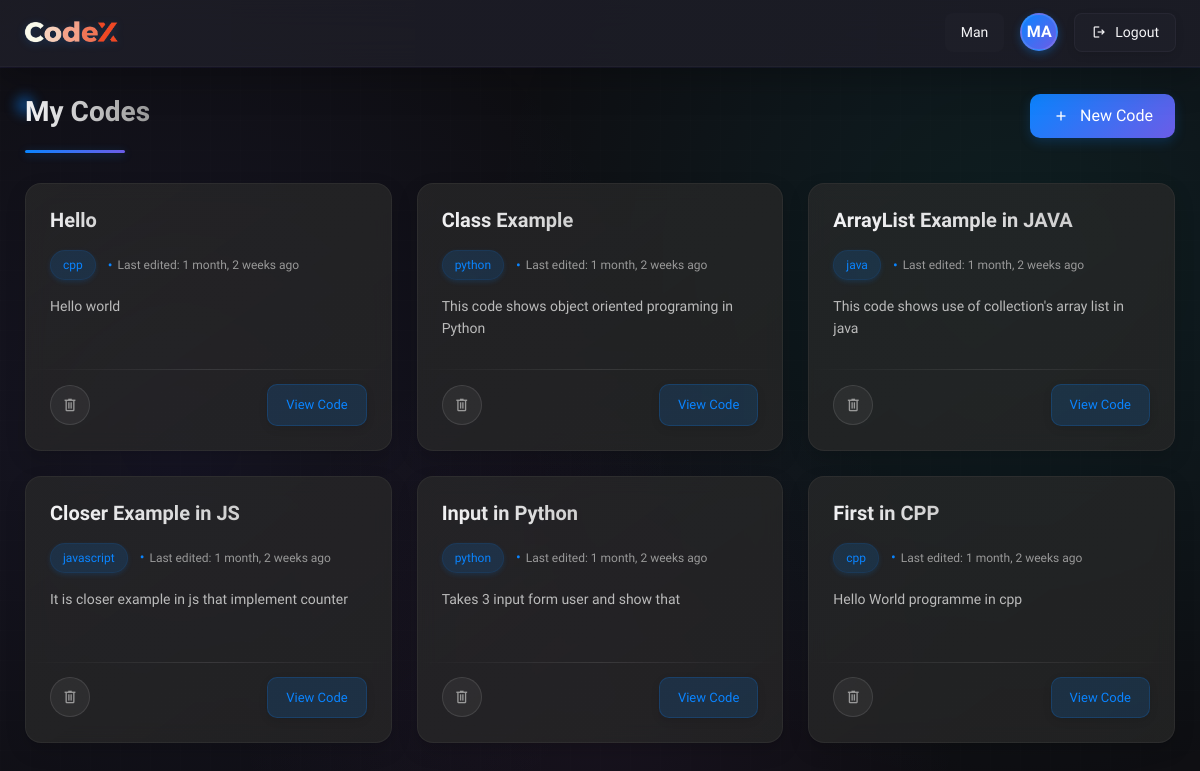
/core/dashboard/ (signed in), run on the app's committed database.
### core/models.py (models this page shows, shortened)
class CodeSnippet(models.Model):
    title = models.CharField(max_length=100)
    description = models.TextField(blank=True, null=True)
    language = models.CharField(max_length=20, choices=LANGUAGE_CHOICES)
    owner = models.ForeignKey(User, on_delete=models.CASCADE, related_name='snippets')
    code_content = models.TextField()
    user_input = models.TextField(
        blank=True,
        null=True,
        help_text="Input provided by the user for code execution"
    )
    requirements = models.TextField(
        blank=True,
        null=True,
        help_text="Additional requirements or specifications for the code"
    )
    created_at = models.DateTimeField(auto_now_add=True)
    updated_at = models.DateTimeField(auto_now=True)

### core/views.py (the view)
# urls.py: path('dashboard/', views.dashboard, name='dashboard'),
@login_required
def dashboard(request):
    user_snippets = CodeSnippet.objects.filter(owner=request.user).order_by('-created_at')
    context = {
        'snippets': user_snippets,
        'user': request.user
    }
    return render(request, 'deshboard.html', context)

### templates/deshboard.html (shortened to what this page needs)
{% extends 'base.html' %}
{%load static %}
{% block extra_css %}
    <link rel="stylesheet" href="{% static 'css/dashboard.css' %}">
{% endblock %}
{% block header %}
    <header>
        <div class="logo-section">
            <img src="{% static 'codexc.png' %}" alt="CodeX Logo"/>
        </div>
        <div class="nav-elements">
            <div class="username-display">{{ user.username }}</div>
            <div class="user-avatar">
                <span>{{ user.username|slice:":2"|upper }}</span>
            </div>
            <form action="{% url 'logout_view' %}" method="get">
                <button type="submit" class="logout-btn">
                    <span class="material-symbols-outlined">logout</span>
                    <span>Logout</span>
                </button>
            </form>
        </div>
    </header>
{% endblock %}
{% block content %}
    <div id="webcrumbs">
        <main>
            <div class="page-header">
                <h1>My Codes</h1>
                <a href="{% url 'create_code' %}">
                    <button class="new-project-btn">
                        <span class="material-symbols-outlined">add</span> New Code
                    </button>
                </a>
            </div>
            <div class="projects-grid">
                {% if snippets %}
                    {% for snippet in snippets %}
                        {% if "Temporary Execution" not in snippet.title and "AI Chat" not in snippet.title %}
                        <div class="project-card">
                            <div class="card-header">
                                <div>
                                    <h2 class="project-title">{{ snippet.title }}</h2>
                                    <div class="project-meta">
                                        <span class="language-tag">{{ snippet.language }}</span>
                                        <span class="timestamp">Last edited: {{ snippet.updated_at|timesince }} ago</span>
                                    </div>
                                </div>
                            </div>
                            <p class="project-description">
                                {{ snippet.description|default:"No description provided." }}
                            </p>
                            <div class="card-footer">
                                <div class="action-buttons">
                                    <button class="action-btn delete-btn" onclick="confirmDelete({{ snippet.id }})">
                                        <span class="material-symbols-outlined">delete</span>
                                    </button>
                                </div>
                                <a href="{% url 'code_detail' pk=snippet.id %}">
                                    <button class="view-code-btn">View Code</button>
                                </a>
                            </div>
                        </div>
                        {% endif %}
                    {% endfor %}
                {% else %}
                    <div class="no-projects">
                        <p>You don't have any code projects yet. Click on "New Project" to create your first code!</p>
                    </div>
                {% endif %}
            </div>
        </main>
    </div>
{% endblock %}

### templates/base.html (shortened to what this page needs)
{% load static %}
<!DOCTYPE html>
<html lang="en">
<head>
    <link href="https://cdn.jsdelivr.net/npm/bootstrap@5.3.0/dist/css/bootstrap.min.css" rel="stylesheet">
    <link rel="stylesheet" href="https://cdn.jsdelivr.net/npm/bootstrap-icons@1.11.0/font/bootstrap-icons.css">
    {% block extra_css %}{% endblock %}
</head>
<body class="{% block body_class %}{% endblock %}">
    {% block header %}{% endblock %}
    {% block content %}{% endblock %}
</body>
</html>

### data on the page
CodeSnippet: title "Hello", language "cpp", updated_at "1 month, 2 weeks", description "Hello world"
CodeSnippet: title "Class Example", language "python", updated_at "1 month, 2 weeks", description "This code shows object oriented programing in Python"
CodeSnippet: title "ArrayList Example in JAVA", language "java", updated_at "1 month, 2 weeks", description "This code shows use of collection's array list in java"
CodeSnippet: title "Closer Example in JS", language "javascript", updated_at "1 month, 2 weeks", description "It is closer example in js that implement counter"
CodeSnippet: title "Input in Python", language "python", updated_at "1 month, 2 weeks", description "Takes 3 input form user and show that"
CodeSnippet: title "First in CPP", language "cpp", updated_at "1 month, 2 weeks", description "Hello World programme in cpp"

### other printed values
{{ user.username }} "Man"
{{ user.username|slice:":2"|upper }} "MA"
